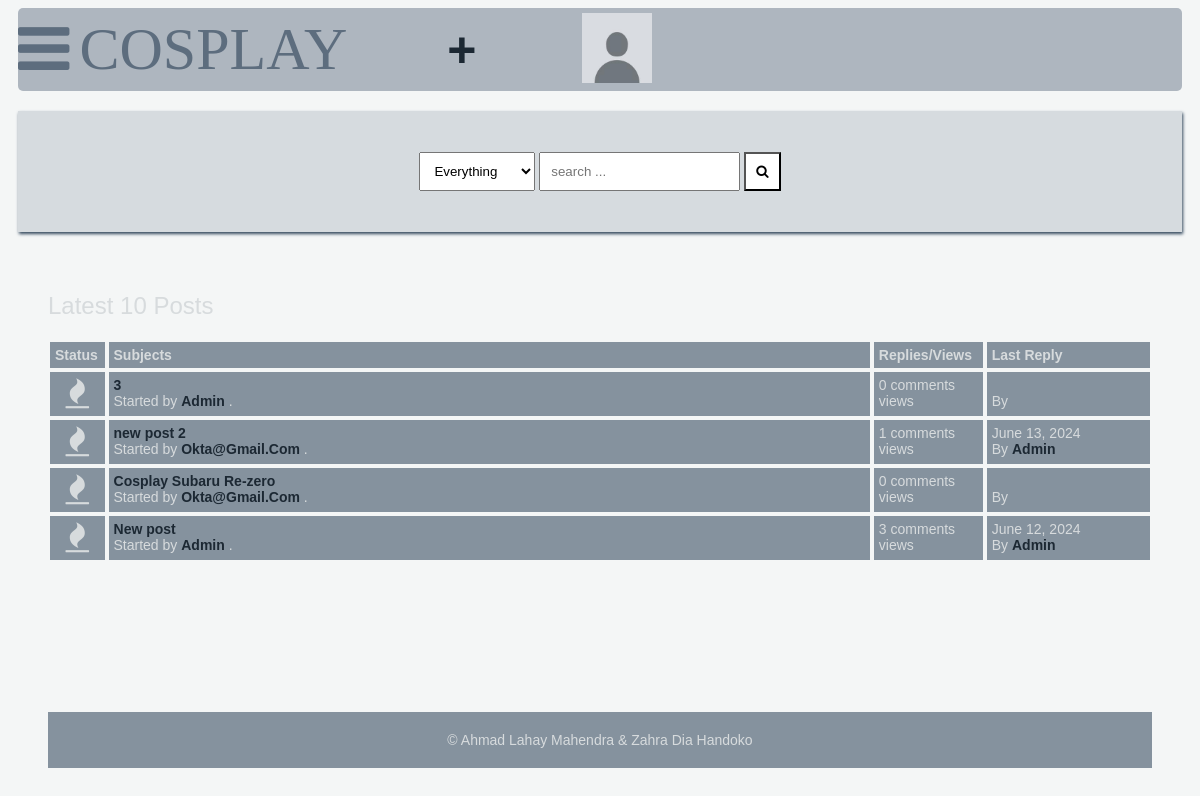
Before: /latest_posts (signed in) with the older database file.
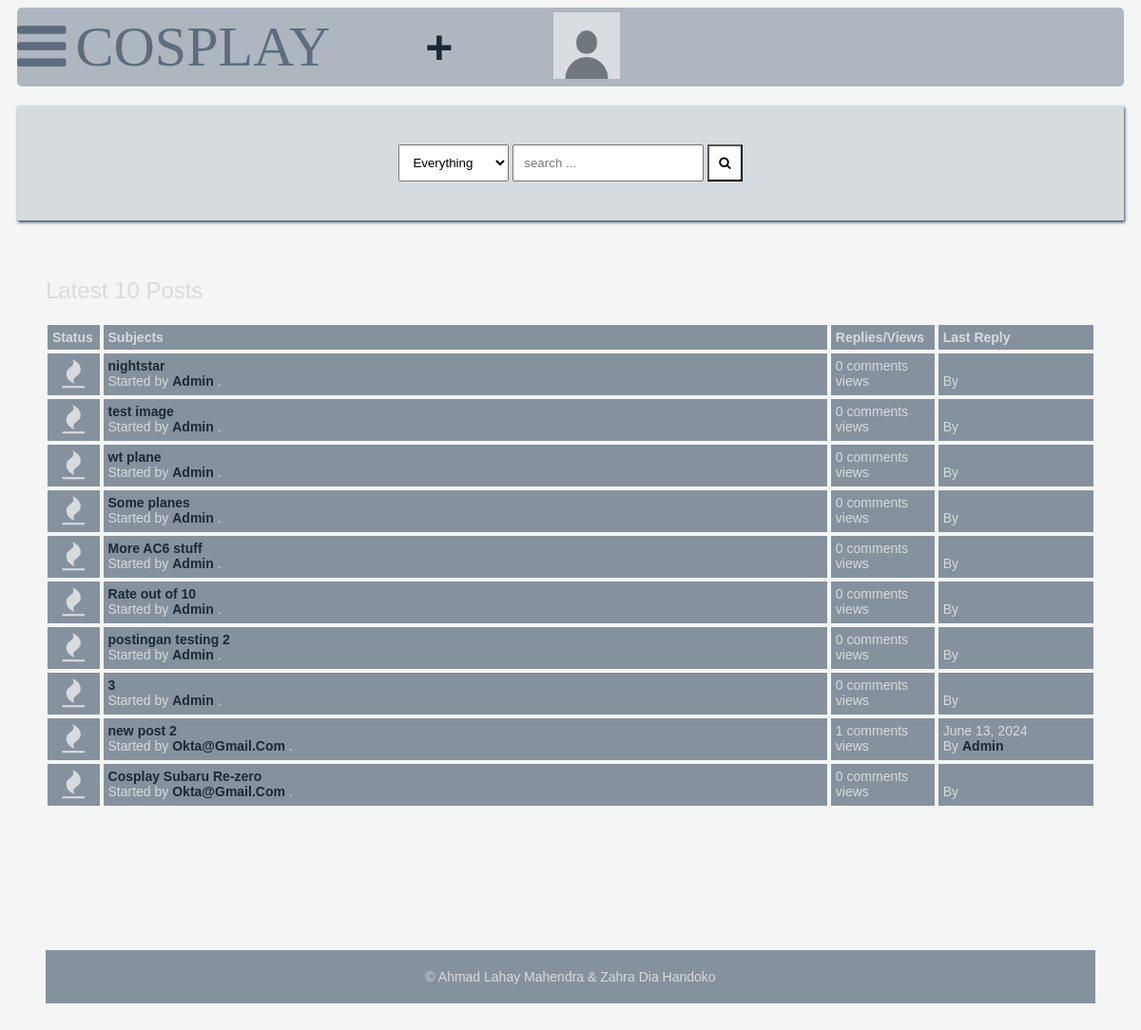
After: the same page with the newer database file.
### main/models.py (models this page shows, shortened)
class Post(models.Model):
    title = models.CharField(max_length=400) #Title of the Post
    slug = models.SlugField(max_length=400, unique=True, blank=True) #URL version of the Post
    user = models.ForeignKey(Author, on_delete=models.CASCADE) #Link to Author model
    content = HTMLField() #HTML field for the Post's content
    image = models.ImageField(upload_to='post_images', blank=True, null=True) #Image upload function
    categories = models.ManyToManyField(Category) #Many-to-many relationship with Category
    date = models.DateTimeField(auto_now_add=True) #Date Post was created
    approved = models.BooleanField(default=False) #Post approved status (Default = False)
    hit_count_generic = GenericRelation(HitCount, object_id_field='object_pk',
        related_query_name='hit_count_generic_relation'
    ) #Generic relation for Hitcount (Views)
    tags = TaggableManager() #Taggable manager for Tags
    comments = models.ManyToManyField(Comment, blank=True) #Many-to-many relationship with comments
    closed = models.BooleanField(default=False) #Open or closed status of the Post (Default = False)
    state = models.CharField(max_length=40, default="zero") #State of the Post
    def get_url(self):
        return reverse("detail", kwargs={
            "slug":self.slug
        })
    class Meta:
        indexes = [
            models.Index(fields=['date']),
            models.Index(fields=['slug']),
        ]
    @property
    def num_comments(self):
        return self.comments.count()
    @property
    def last_reply(self):
        return self.comments.order_by('-date').first()

class Author(models.Model):
    user = models.ForeignKey(User, on_delete=models.CASCADE) #Link to user model
    email = models.EmailField(max_length=254, blank=True, null=False) #Email address of the user/author)
    fullname = models.CharField(max_length=40, blank=True) #Full name of the user/author
    slug = models.SlugField(max_length=400, unique=True, blank=True) #URL version of the name
    bio = HTMLField() #HTML field for author's bio
    points = models.IntegerField(default=0) #Points the author has received
    profile_pic = ResizedImageField(size=[50, 80], quality=100, upload_to="authors", default=None, null=True, blank=True) #Profile image

class Comment(models.Model):
    user = models.ForeignKey(Author, on_delete=models.CASCADE) #Link to Author model
    content = models.TextField() #Textfield for Comment content
    date = models.DateTimeField(auto_now_add=True) #Date comment was created
    replies = models.ManyToManyField(Reply, blank=True) #Many-to-many relationship with Reply

### main/views.py (the view)
# urls.py: path("latest_posts", latest_posts, name="latest_posts"), #URL pattern for the latest_posts view
def latest_posts(request):
    posts = Post.objects.all().filter(approved=True).order_by('-date')[:10] #Get the 10 latest approved Posts
    context = {
        "posts":posts,
        "title": "COSPLAY: Latest 10 Posts"
    } #Context to be passed to the template
    return render(request, "latest-posts.html", context) #Render the latest Posts view with the context

### main/context_processors.py (called while the page is built, shortened)
def searchFunction(request):
    search_context = {}  #Initialize an empty dictionary for the search context
    posts = Post.objects.all()  #Retrieve all posts from the database
    return search_context  #Return the search context

### templates/latest-posts.html
{% extends 'base.html' %}
{% load hitcount_tags %}
{% block content %}
    <div class="container">
        <div class="navigate">
            <span>Latest 10 Posts</span>
        </div>
        <div class="posts-table">
            <div class="table-head">
                <div class="status">Status</div>
                <div class="subjects">Subjects</div>
                <div class="replies">Replies/Views</div>
                <div class="last-reply">Last Reply</div>
            </div>
            {% for post in posts %}
            <div class="table-row">
                <div class="status"><i class="fa fa-fire"></i></div>
                <div class="subjects">
                    <a href="{{post.get_url}}">{{post.title}}</a>
                    <br>
                    <span>Started by <b><a href="">{{post.user.user|title}}</a></b> .</span>
                </div>
                <div class="replies">
                    {{post.num_comments}} comments <br> {% get_hit_count for post %} views
                </div>
                <div class="last-reply">
                    {{post.last_reply.date|date}}
                    <br>By <b><a href="">{{post.last_reply.user.user|title}}</a></b>
                </div>
            </div>
            {% endfor %}
        </div>
    {% endblock content %}

### templates/base.html (shortened to what this page needs)
{% load static %}
<!DOCTYPE html>
<html lang="en">
<head>
    <link rel="stylesheet" href="{% static 'css/style.css' %}">
    <link rel="stylesheet" href="https://cdnjs.cloudflare.com/ajax/libs/font-awesome/4.7.0/css/font-awesome.min.css">
</head>
<body>
    <header>
        <div class="navbar">
            <a class="bar-icon" id="iconBar" onclick="hideIconBar()"><i class="fa fa-bars"></i></a>
            <div class="brand">COSPLAY</div>
            {% if user.is_authenticated %}
            <div style="font-size:50px; font-weight300px; margin-left:100px;"><a href="{% url 'create_post' %}">+</a></div>
            <div style="margin-left:100px;">
                {% if author and author.profile_pic %}
                <img src="{{ author.profile_pic.url }}" alt="Profile Picture" style="margin:5px; height:70px;">
                {% else %}
                <img src="{% static 'default-profile-pic.jpg' %}" alt="Default Profile Picture" style="margin:5px; height:70px;">
                {% endif %}
            </div>
            {% endif %}
        </div>
                <form action="{% url 'search_result' %}" role="form" method="GET">
                <div class="search-box">
                    <div>
                        <select name="search-box" id="">
                            <option value="Everything">Everything</option>
                        </select>
                        <input type="text" name="q" placeholder="search ...">
                        <button type="submit" name="search"><i class="fa fa-search"></i></button>
                    </div>
                </div>
                </form>
    </header>
    {% block content %}
    {% endblock content %}
    <footer>
        <span>&copy;  Ahmad Lahay Mahendra & Zahra Dia Handoko</span>
    </footer>
</body>
</html>

### static/css/style.css (style rules this page uses)
* { box-sizing: border-box; }
html { font-size: 14px; font-family: 'Titillium Web', sans-serif; background-color:#F4F6F6; color:#D7DBDD; }
a { color:#1c2833; font-weight: bolder; text-decoration: none; }
.container { margin: 20px; padding: 20px; }
header { margin-inline: 10px; }
.navbar { display:flex; align-items: center; background-color: #AEB6BF; border-radius: 5px; }
.bar-icon { font-size: 60px; display: inline-block; margin-right:10px; color: #5D6D7E; cursor: pointer; }
.brand { font-size:60px; display: inline-block; font-family:aquire; color: #5D6D7E; }
.search-box { background-color: #D6DBDF; border: solid 1px #D6DBDF; margin-top: 20px; padding: 40px; display:flex; justify-content: center; box-shadow:1px 2px 3px #34495E; }
.search-box select { padding: 10px; }
.search-box input { padding: 10px; }
.search-box button { padding: 10px; background-color:#fff; color:#000000; }
footer { margin-top: 20px; padding: 20px; background-color: #85929E; display: block; text-align: center; }
.table-head { display: flex; }
.table-head div { padding: 5px; margin: 2px; background-color: #85929E; font-weight: bold; }
.table-head .status { flex: 5%; }
.table-head .subjects { flex: 70%; }
.table-head .replies { flex: 10%; }
.table-head .last-reply { flex: 15%; }
.table-row { display: flex; }
.table-row .status, .table-row .subjects, .table-row .replies, .table-row .last-reply { padding: 5px; margin: 2px; background-color: #85929E; }
.table-row .status { flex: 5%; font-size: 30px; text-align: center; }
.table-row .subjects { flex: 70%; }
.table-row .replies { flex: 10%; }
.table-row .last-reply { flex: 15%; }
.navigate { margin-block: 20px; font-weight: lighter; font-size: 24px; }

Changed rows visible on the page:
no longer on this page (row unchanged): Post: title "New post", user.user "Admin", num_comments "3", last_reply "June 12, 2024", last_reply.user.user "Admin"
added Post: title "nightstar", user.user "Admin", num_comments "0"
added Post: title "test image", user.user "Admin", num_comments "0"
added Post: title "wt plane", user.user "Admin", num_comments "0"
added Post: title "Some planes", user.user "Admin", num_comments "0"
added Post: title "More AC6 stuff", user.user "Admin", num_comments "0"
added Post: title "Rate out of 10", user.user "Admin", num_comments "0"
added Post: title "postingan testing 2", user.user "Admin", num_comments "0"
